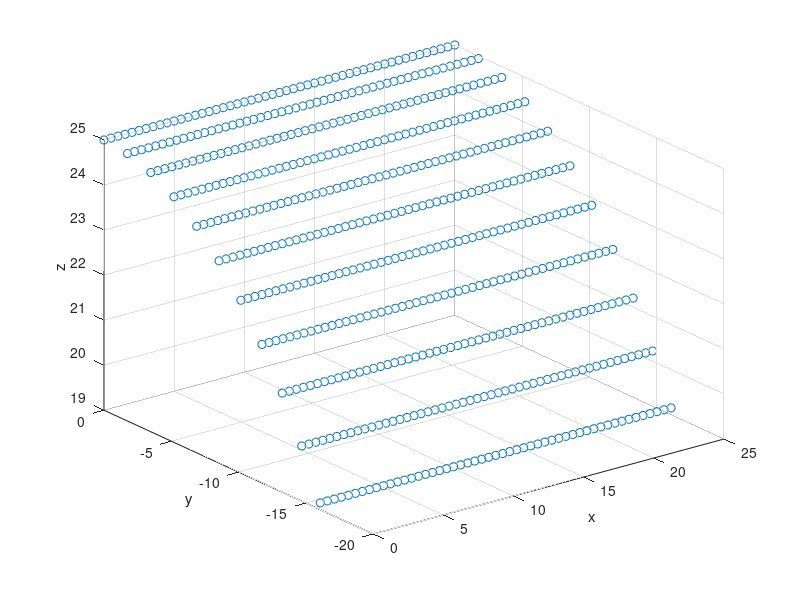

Here is the MATLAB script that generated this plot:
clear all;
close all;
clc;

R = 25;

Lx = 25;
Ly = R*sind(40);

start_angle = 50; %deg
tot_angle = 90;   %deg

Nelx=50;
Nely=10;
Nel = Nelx*Nely;

dx = Lx/Nelx;
% dy = Ly/Nely;
alpha = (tot_angle-start_angle)/Nely;

Nnodes = (Nelx+1)*(Nely+1);
Nnodesx = Nelx+1;
Nnodesy = Nely+1;

x_vec = zeros(Nnodes,1);
y_vec = zeros(Nnodes,1);
z_vec = zeros(Nnodes,1);
xyz_mat = zeros(Nnodes,3);

vertex_ID = zeros(Nnodes,1);

M_quad = zeros(Nel,4);
M_tri = zeros(2*Nel,3);

dy_old=0;

node_number = 1;
for i = 1:Nely+1
    for j = 1:Nelx+1
    
    curr_angle = (i-1)*alpha+start_angle;
    bi = R*cosd(curr_angle);
        
    x_vec(node_number,1) = (j-1)*dx;                        %x coordinate
    y_vec(node_number,1) = (R-bi)-R;                        %y coordinate
    z_vec(node_number,1) = sqrt(R^2-bi^2);      %z coordinate
    
    xyz_mat(node_number,1) = (j-1)*dx;
    xyz_mat(node_number,2) = (R-bi)-R;
    xyz_mat(node_number,3) = sqrt(R^2-bi^2);
    
    vertex_ID(node_number,1) = node_number;
    
    node_number = node_number+1;
    
    end

end
 
el_number = 1;
for ii = 1:Nely
    for jj = 1:Nelx
        
        M_quad(el_number,1)=(ii-1)*Nnodesx+jj;
        M_quad(el_number,2)=(ii-1)*Nnodesx+jj+1;
        M_quad(el_number,3)=(ii)*Nnodesx+jj+1;
        M_quad(el_number,4)=(ii)*Nnodesx+jj;
        
        
        M_tri(2*el_number-1,1)=(ii-1)*Nnodesx+jj;
        M_tri(2*el_number-1,2)=(ii-1)*Nnodesx+jj+1;
        M_tri(2*el_number-1,3)=(ii)*Nnodesx+jj;
        M_tri(2*el_number,1)=(ii-1)*Nnodesx+jj+1;
        M_tri(2*el_number,2)=(ii)*Nnodesx+jj+1;
        M_tri(2*el_number,3)=(ii)*Nnodesx+jj;
        
        
        el_number=el_number+1;
        
    end
end

M_quad_touse = M_quad-1;
M_tri_touse = M_tri-1;

figure
scatter3(x_vec,y_vec,z_vec)
xlabel('x')
ylabel('y')
zlabel('z')